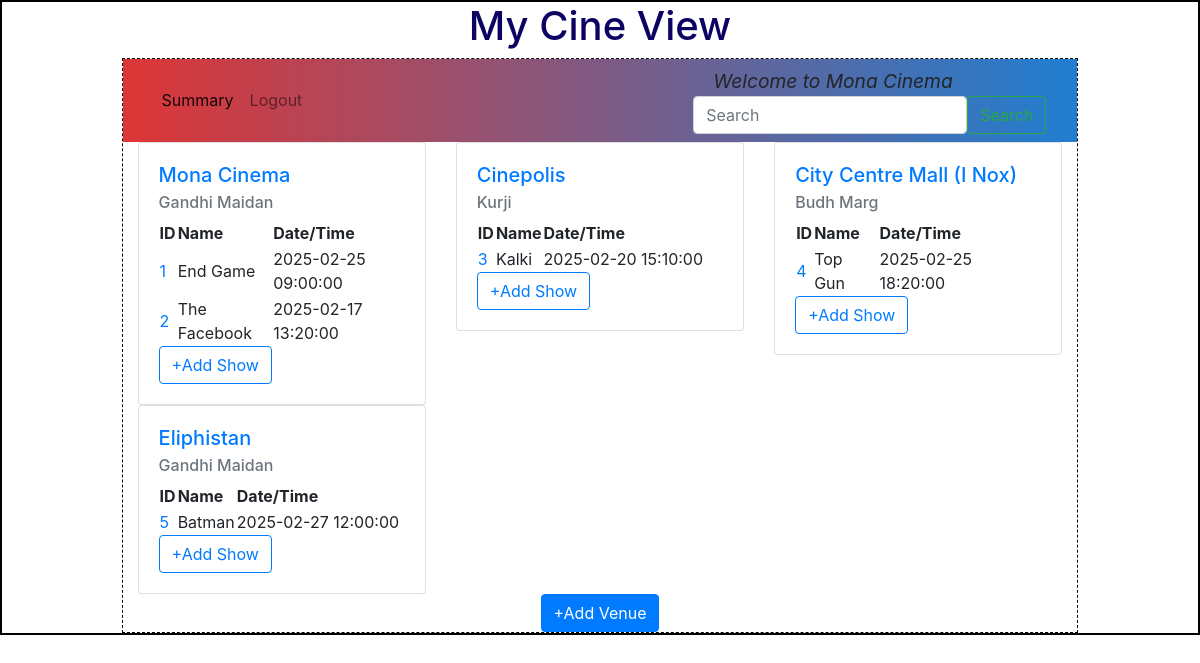
Before: /admin/Mona Cinema with the older database file.
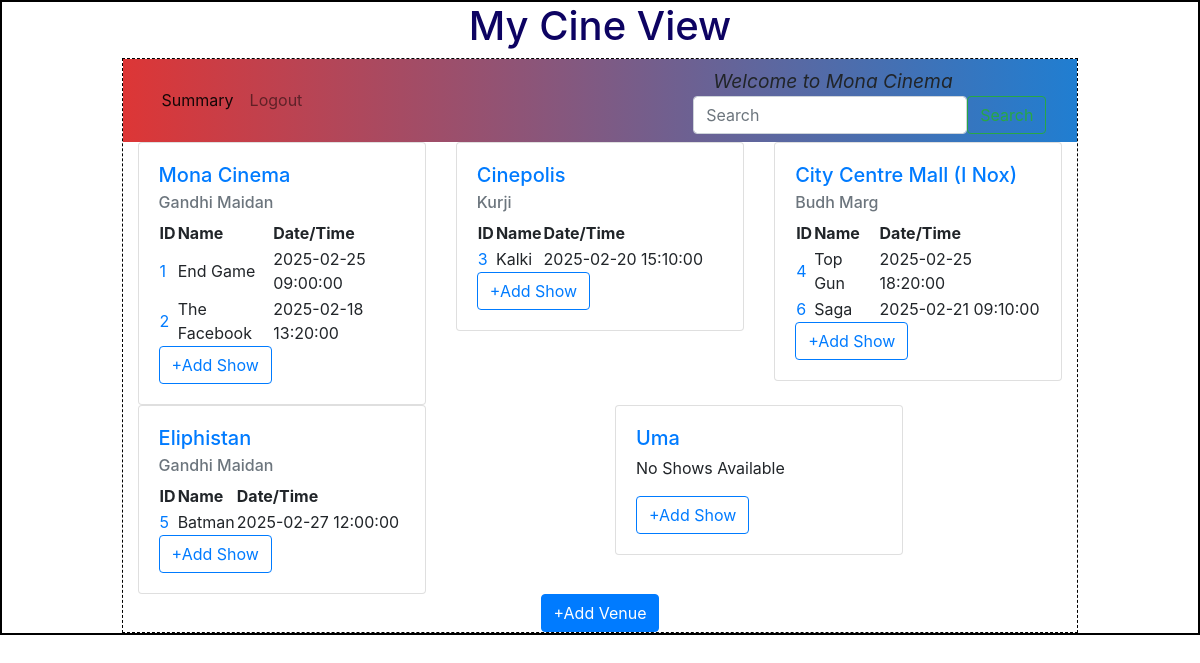
After: the same page with the newer database file.
### backend/models.py (models this page shows)
class Theatre(db.Model):
    __tablename__="theatre"
    id=db.Column(db.Integer,primary_key=True)
    name=db.Column(db.String,nullable=False)
    location=db.Column(db.String,nullable=False)
    pin_code=db.Column(db.Integer,nullable=False)
    capacity=db.Column(db.Integer,nullable=False)
    venue_pic_url=db.Column(db.String,nullable=True,default="None")
    shows=db.relationship("Show",cascade="all,delete",backref="theatre",lazy=True) # Theater can access all of Its shows

class Show(db.Model):
    __tablename__="show"
    id=db.Column(db.Integer,primary_key=True)
    name=db.Column(db.String,nullable=False)
    tags=db.Column(db.String,nullable=False)
    rating=db.Column(db.Integer,default=0)
    tkt_price=db.Column(db.Float,default=0.0)
    date_time=db.Column(db.DateTime,nullable=False)
    theatre_id=db.Column(db.Integer, db.ForeignKey("theatre.id"),nullable=False)
    tickets=db.relationship("Ticket",cascade="all,delete",backref="show",lazy=True) # Shows can access Its tickets

### backend/controllers.py (the view)
@app.route("/admin/<name>")
def admin_dashboard(name):
    theatres=get_theatres()
    return render_template("admin_dashboard.html",name=name,theatres=theatres)

### backend/controllers.py (called while the page is built)
def get_theatres():
    theatres=Theatre.query.all()
    return theatres

### templates/admin_dashboard.html (shortened to what this page needs)
{%extends "admin_layout.html"%}
{%block content%}
                <div class="container">
                    {%if theatres%}
                    <div class="row">
                      {%for theatre in theatres%}
                      <div class="col">
                        <div class="card" style="width: 18rem;">
                            <div class="card-body">
                              <h5 class="card-title"><a href="/edit_venue/{{theatre.id}}/{{name}}">{{theatre.name}}</a></h5>
                              <h6 class="card-subtitle mb-2 text-muted">{{theatre.location}}</h6>
                              {%if theatre.shows%}
                                <table>
                                  <tr><th>ID</th><th>Name</th><th>Date/Time</th></tr>
                                {%for show in theatre.shows%}
                                  <tr><td><a href="/edit_show/{{show.id}}/{{name}}">{{show.id}}</a></td><td>{{show.name}}</td><td>{{show.date_time}}</td></tr>
                                {%endfor%}
                                </table>
                              {%else%}
                                <p>No Shows Available</p>
                              {%endif%}
                              <a href="/show/{{theatre.id}}/{{name}}" type="button" class="btn btn-outline-primary">+Add Show</a>
                            </div>
                        </div>
                      </div>
                      {%endfor%}
                    </div>
                    {%else%}
                      <h1 class="center">No Venues are available</h1>
                    {%endif%}
                </div>
                <div class="center"><a href="/venue/{{name}}" type="button" class="btn btn-primary">+Add Venue</a></div>
{%endblock%}

### templates/admin_layout.html (shortened to what this page needs)
<!DOCTYPE html>
<html lang="en">
    <head>
        <link rel="stylesheet" href="/static/styles/main.css">
        <link rel="stylesheet" href="https://cdn.jsdelivr.net/npm/bootstrap@4.0.0/dist/css/bootstrap.min.css">
    </head>
    <body>
        <div class="my_container">
            <div class="center"><h1>My Cine View</h1></div>
            <div class="my_panel">
                <nav class="navbar navbar-expand-lg navbar-light" style="background-image: linear-gradient(to right, rgb(221, 54, 54),rgb(32, 126, 209));">
                    <div class="container-fluid">
                        <div class="collapse navbar-collapse d-flex justify-content-between" id="navbarText">
                            <ul class="navbar-nav mb-2 mb-lg-0">
                                <li class="nav-item">
                                    <a class="nav-link active" aria-current="page" href="/admin_summary">Summary</a>
                                </li>
                                <li class="nav-item">
                                    <a class="nav-link" href="/login">Logout</a>
                                </li>
                            </ul>
                        </div>
                        <div>
                            <span class="nav_bar">
                                Welcome to {{name}}
                            </span>
                            <form class="d-flex" role="search" method="POST" action="/search/{{name}}">
                                <input class="form-control me-2" type="search" placeholder="Search" aria-label="Search" name="search_txt" id="search_txt">
                                <button class="btn btn-outline-success" type="submit">Search</button>
                            </form>
                        </div>
                    </div>
                </nav>
                {%block content%}{%endblock%}
            </div>
        </div>
    </body>
</html>

Changed rows visible on the page:
changed Show "The Facebook": date_time "2025-02-17 13:20:00" → "2025-02-18 13:20:00"
added Show: id "6", name "Saga", date_time "2025-02-21 09:10:00", shown under Theatre "City Centre Mall (I Nox)"
added Theatre: name "Uma", shows "No Shows Available"
